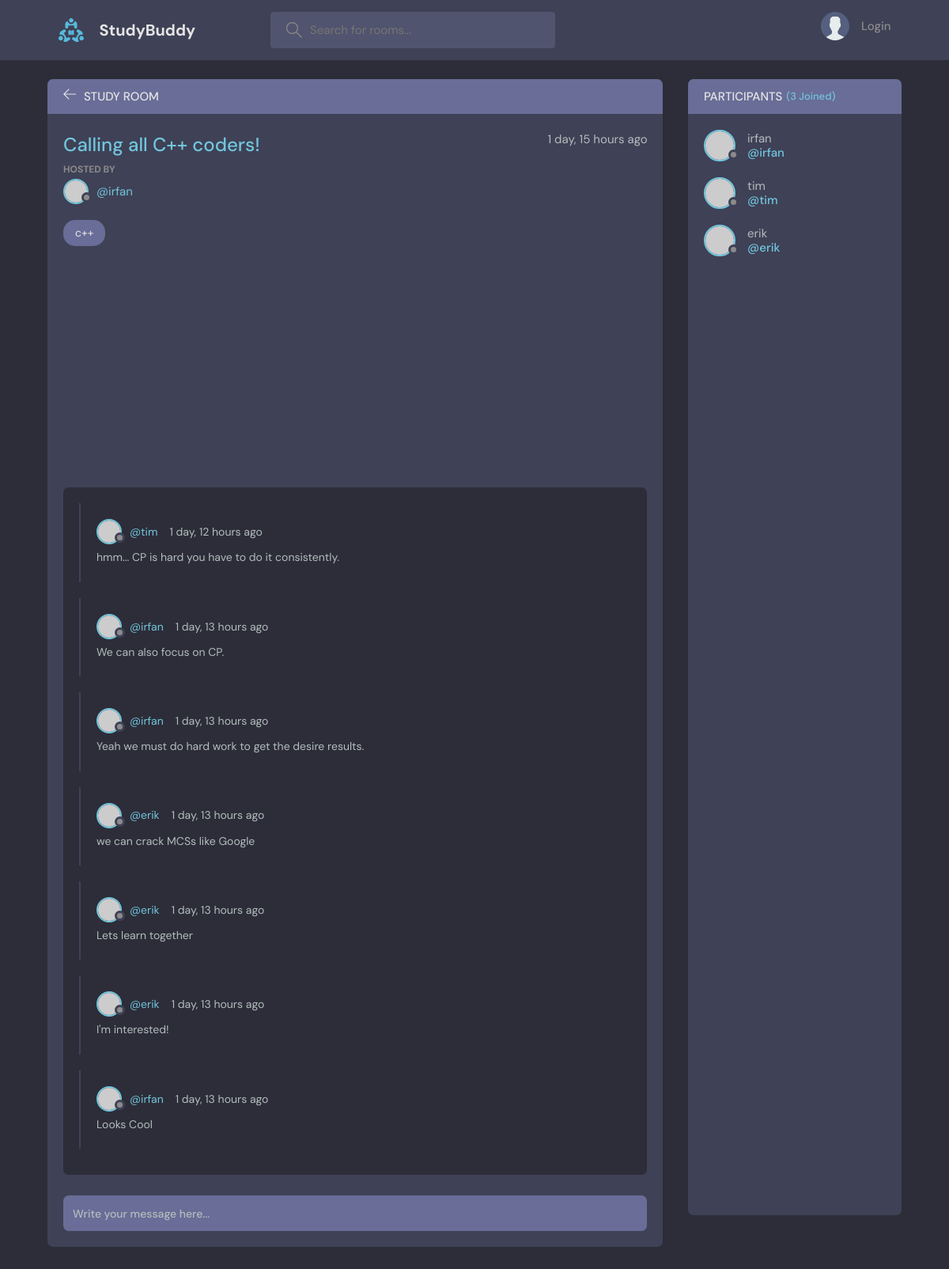
/room/8/, run on the app's committed database.
### base/models.py (models this page shows, shortened)
class Room(models.Model):
    host = models.ForeignKey(User, on_delete=models.SET_NULL, null=True)
    topic = models.ForeignKey(Topic, on_delete=models.SET_NULL, null=True)
    name = models.CharField(max_length=200)
    description = models.TextField(null=True, blank=True)
    participants = models.ManyToManyField(User, related_name='participants', blank=True)
    updated = models.DateTimeField(auto_now=True)
    created = models.DateTimeField(auto_now_add=True)
    class Meta:
        ordering = ['-updated', '-created']

class Topic(models.Model):
    name = models.CharField(max_length=200)
    def __str__(self) -> str:
        return self.name

class Message(models.Model):
    user = models.ForeignKey(User, on_delete=models.CASCADE)
    room = models.ForeignKey(Room, on_delete=models.CASCADE)
    body = models.TextField()
    updated = models.DateTimeField(auto_now=True)
    created = models.DateTimeField(auto_now_add=True)
    class Meta:
        ordering = ['-updated', '-created']

### base/views.py (the view, shortened to what this page needs)
# urls.py: path('room/<str:pk>/', views.room, name='room'),
def room(request, pk):
    room = Room.objects.get(id=pk)
    room_messages = room.message_set.all()
    participants = room.participants.all()
    context = {
        'room': room,
        'room_messages': room_messages,
        'participants': participants,
            }
    return render(request, 'base/room.html', context)

### base/templates/base/room.html (shortened to what this page needs)
{% extends 'main.html' %}
{% block content %}
<main class="profile-page layout layout--2">
  <div class="container">
    <div class="room">
      <div class="room__top">
        <div class="room__topLeft">
          <a href="{% url 'home' %}">
            <svg version="1.1" xmlns="http://www.w3.org/2000/svg" width="32" height="32" viewBox="0 0 32 32">
              <title>arrow-left</title>
              <path
                d="M13.723 2.286l-13.723 13.714 13.719 13.714 1.616-1.611-10.96-10.96h27.625v-2.286h-27.625l10.965-10.965-1.616-1.607z">
              </path>
            </svg>
          </a>
          <h3>Study Room</h3>
        </div>
      </div>
      <div class="room__box scroll">
        <div class="room__header scroll">
          <div class="room__info">
            <h3>{{ room.name }}</h3>
            <span>{{ room.created|timesince }} ago</span>
          </div>
          <div class="room__hosted">
            <p>Hosted By</p>
            <a href="{% url 'user-profile' room.host.id %}" class="room__author">
              <div class="avatar avatar--small">
                <img src="https://randomuser.me/api/portraits/men/37.jpg" />
              </div>
              <span>@{{ room.host.username }}</span>
            </a>
          </div>
          <span class="room__topics">{{ room.topic }}</span>
        </div>
        <div class="room__conversation">
          <div class="threads scroll">
            {% for message in room_messages %}
            <div class="thread">
              <div class="thread__top">
                <div class="thread__author">
                  <a href="{% url 'user-profile' message.user.id %}" class="thread__authorInfo">
                    <div class="avatar avatar--small">
                      <img src="https://randomuser.me/api/portraits/men/37.jpg" />
                    </div>
                    <span>@{{ message.user.username }}</span>
                  </a>
                  <span class="thread__date">{{message.created|timesince}} ago</span>
                </div>
              </div>
              <div class="thread__details">
                {{ message.body }}
              </div>
            </div>
            {% endfor %}
          </div>
        </div>
      </div>
      <div class="room__message">
        <form action="" method="POST">
          <input name="body" placeholder="Write your message here..." />
        </form>
      </div>
    </div>
    <div class="participants">
      <h3 class="participants__top">Participants <span>({{ participants.count }} Joined)</span></h3>
      <div class="participants__list scroll">
        {% for user in participants %}
        <a href="{% url 'user-profile' user.id %}" class="participant">
          <div class="avatar avatar--medium">
            <img src="https://randomuser.me/api/portraits/men/37.jpg" />
          </div>
          <p>
            {{user.username}}
            <span>@{{user.username}}</span>
          </p>
        </a>
        {% endfor %}
      </div>
    </div>
  </div>
</main>
{% endblock content %}

### data on the page
Room: name "Calling all C++ coders!", created "1 day, 15 hours", host.username "irfan", topic "c++"
Message: user.username "tim", created "1 day, 12 hours", body "hmm... CP is hard you have to do it consistently."
Message: user.username "irfan", created "1 day, 13 hours", body "We can also focus on CP."
Message: user.username "irfan", created "1 day, 13 hours", body "Yeah we must do hard work to get the desire results."
Message: user.username "erik", created "1 day, 13 hours", body "we can crack MCSs like Google"
Message: user.username "erik", created "1 day, 13 hours", body "Lets learn together"
Message: user.username "erik", created "1 day, 13 hours", body "I'm interested!"
Message: user.username "irfan", created "1 day, 13 hours", body "Looks Cool"

### other printed values
{{ participants.count }} "3"
{{ user.username }} "irfan"
{{ user.username }} "tim"
{{ user.username }} "erik"
